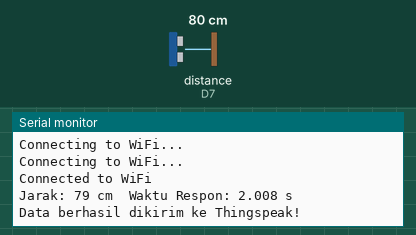
Simulated run of this sketch. Board: ESP8266 (NodeMCU). On the bench: the last lines printed to the serial monitor. Wiring (inferred from the names in the program): ultrasonic range finder: trigger D8; echo D7. Inputs (shaded band) come from the test bench; at power-on: distance to the obstacle (sensor on D7) 80 cm. The echo pulse lasts 58.3 µs per cm; WiFi joins after 1.5 s; servers stay silent unless stated.

Above: at 3.2 s.
3.3 s: distance to the obstacle (sensor on D7) set to 2 cm
At 4.51 s:
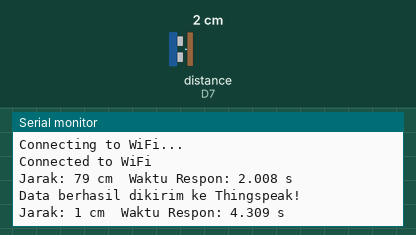
6.3 s: distance to the obstacle (sensor on D7) set to 4 cm
At 7.4 s:
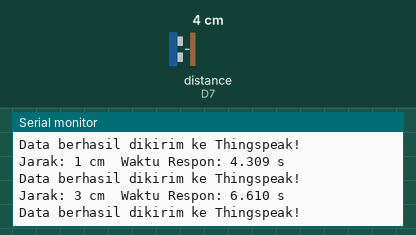
Timing chart, 0 to 9.3 s (numbered marks = the images above; inputs shaded):
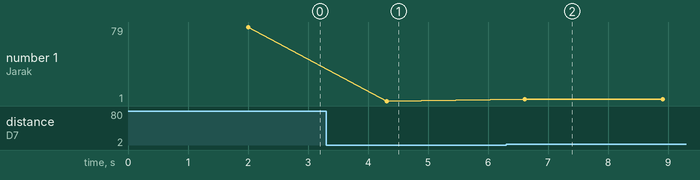

Measured:
- after the input at 3.3 s, the serial monitor: prints a new line after 1.0 s (image 1)
- after the input at 6.3 s, the serial monitor: prints a new line after 0.31 s (image 2)
- plotted number 1: 79 → 1 after the input at 3.3 s, 1 → 3 after the input at 6.3 s

The sketch:

pengukuran_waktu_thingspeak.ino
```cpp
#include <ESP8266WiFi.h>
#include <ThingSpeak.h>

// Konfigurasi WiFi
const char* ssid = "SUBIANTO";
const char* password = "americano";

// Konfigurasi Thingspeak
unsigned long channelID = 2184611; // Ganti dengan Channel ID Anda
const char* server = "api.thingspeak.com";
const char* writeAPIKey = "9Z0DH4UKZ0VQ6YN9";

// Pin Ultrasonik
const int trigPin = D8;
const int echoPin = D7;

WiFiClient client;

void setup() {
  // Inisialisasi Serial Monitor
  Serial.begin(115200);

  // Inisialisasi koneksi WiFi
  WiFi.begin(ssid, password);
  while (WiFi.status() != WL_CONNECTED) {
    delay(1000);
    Serial.println("Connecting to WiFi...");
  }
  Serial.println("Connected to WiFi");

  // Inisialisasi koneksi ke Thingspeak
  ThingSpeak.begin(client);

  // Konfigurasi pin ultrasonik
  pinMode(trigPin, OUTPUT);
  pinMode(echoPin, INPUT);
}

void loop() {
  // Mengukur jarak dengan sensor ultrasonik
  long duration, distance;
  digitalWrite(trigPin, LOW);
  delayMicroseconds(2);
  digitalWrite(trigPin, HIGH);
  delayMicroseconds(10);
  digitalWrite(trigPin, LOW);
  duration = pulseIn(echoPin, HIGH);
  distance = duration * 0.034 / 2;

  // Mengirim data ke Thingspeak
  if (distance > 0) {
    // Mengukur waktu respon dalam detik dan milidetik
    float responseTime = (float)millis() / 1000.0;

    // Menampilkan data di Serial Monitor
    Serial.print("Jarak: ");
    Serial.print(distance);
    Serial.print(" cm\t");
    Serial.print("Waktu Respon: ");
    Serial.print(responseTime, 3); // Menampilkan 3 angka desimal
    Serial.println(" s");

    // Mengirim data ke Thingspeak
    ThingSpeak.setField(1, distance);
    ThingSpeak.setField(2, responseTime);
    int response = ThingSpeak.writeFields(channelID, writeAPIKey);
    if (response == 200) {
      Serial.println("Data berhasil dikirim ke Thingspeak!");
    } else {
      Serial.println("Gagal mengirim data ke Thingspeak :(");
    }
  } else {
    Serial.println("Sensor ultrasonik tidak mendeteksi objek");
  }

  // Jeda antara pengiriman data
  delay(2000);
}
```
